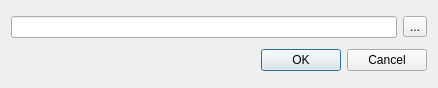
<?xml version="1.0" encoding="UTF-8"?>
<ui version="4.0">
 <class>loaderdialog</class>
 <widget class="QDialog" name="loaderdialog">
  <property name="geometry">
   <rect>
    <x>0</x>
    <y>0</y>
    <width>438</width>
    <height>88</height>
   </rect>
  </property>
  <property name="windowTitle">
   <string>Load layer</string>
  </property>
  <layout class="QGridLayout" name="gridLayout">
   <item row="0" column="1">
    <widget class="QToolButton" name="searchdir">
     <property name="text">
      <string>...</string>
     </property>
    </widget>
   </item>
   <item row="0" column="0">
    <widget class="QLineEdit" name="filename"/>
   </item>
   <item row="1" column="0" colspan="2">
    <widget class="QDialogButtonBox" name="buttonBox">
     <property name="orientation">
      <enum>Qt::Horizontal</enum>
     </property>
     <property name="standardButtons">
      <set>QDialogButtonBox::Cancel|QDialogButtonBox::Ok</set>
     </property>
    </widget>
   </item>
  </layout>
 </widget>
 <resources/>
 <connections>
  <connection>
   <sender>buttonBox</sender>
   <signal>accepted()</signal>
   <receiver>loaderdialog</receiver>
   <slot>accept()</slot>
   <hints>
    <hint type="sourcelabel">
     <x>248</x>
     <y>254</y>
    </hint>
    <hint type="destinationlabel">
     <x>157</x>
     <y>274</y>
    </hint>
   </hints>
  </connection>
  <connection>
   <sender>buttonBox</sender>
   <signal>rejected()</signal>
   <receiver>loaderdialog</receiver>
   <slot>reject()</slot>
   <hints>
    <hint type="sourcelabel">
     <x>316</x>
     <y>260</y>
    </hint>
    <hint type="destinationlabel">
     <x>286</x>
     <y>274</y>
    </hint>
   </hints>
  </connection>
 </connections>
</ui>
